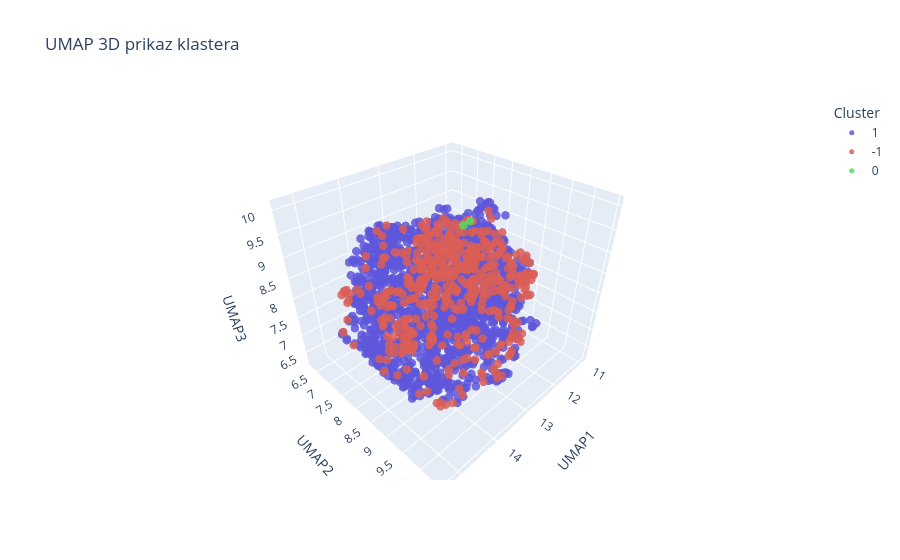

The cell this chart's notebook holds for it:
### Code cell
draw_umap_2d_3d(cluster_labels, df_HDBSCAN)

### Figure 1 — Plotly figure (JSON) as saved in the notebook; plotly's stock layout.template omitted (floating-point values rounded to 4 significant figures; data arrays with more than 128 entries replaced by an {"elided": "..."} marker saying what was removed)
{"data": [{"hovertemplate": "Cluster=1<br>UMAP1=%{x}<br>UMAP2=%{y}<br>UMAP3=%{z}<extra></extra>", "legendgroup": "1", "marker": {"color": "rgb(94,86,219)", "opacity": 0.85, "size": 5, "symbol": "circle"}, "mode": "markers", "name": "1", "scene": "scene", "showlegend": true, "type": "scatter3d", "x": {"elided": "1628 float values"}, "y": {"elided": "1628 float values"}, "z": {"elided": "1628 float values"}}, {"hovertemplate": "Cluster=-1<br>UMAP1=%{x}<br>UMAP2=%{y}<br>UMAP3=%{z}<extra></extra>", "legendgroup": "-1", "marker": {"color": "rgb(219,94,86)", "opacity": 0.85, "size": 5, "symbol": "circle"}, "mode": "markers", "name": "-1", "scene": "scene", "showlegend": true, "type": "scatter3d", "x": {"elided": "504 float values"}, "y": {"elided": "504 float values"}, "z": {"elided": "504 float values"}}, {"hovertemplate": "Cluster=0<br>UMAP1=%{x}<br>UMAP2=%{y}<br>UMAP3=%{z}<extra></extra>", "legendgroup": "0", "marker": {"color": "rgb(86,219,94)", "opacity": 0.85, "size": 5, "symbol": "circle"}, "mode": "markers", "name": "0", "scene": "scene", "showlegend": true, "type": "scatter3d", "x": [12.31, 12.41], "y": [7.998, 8.284], "z": [9.213, 9.451]}], "layout": {"autosize": true, "legend": {"title": {"text": "Cluster"}, "tracegroupgap": 0}, "scene": {"aspectmode": "auto", "aspectratio": {"x": 1.068, "y": 1.008, "z": 0.9294}, "domain": {"x": [0, 1], "y": [0, 1]}, "xaxis": {"title": {"text": "UMAP1"}, "type": "linear"}, "yaxis": {"title": {"text": "UMAP2"}, "type": "linear"}, "zaxis": {"title": {"text": "UMAP3"}, "type": "linear"}}, "title": {"text": "UMAP 3D prikaz klastera"}}}
